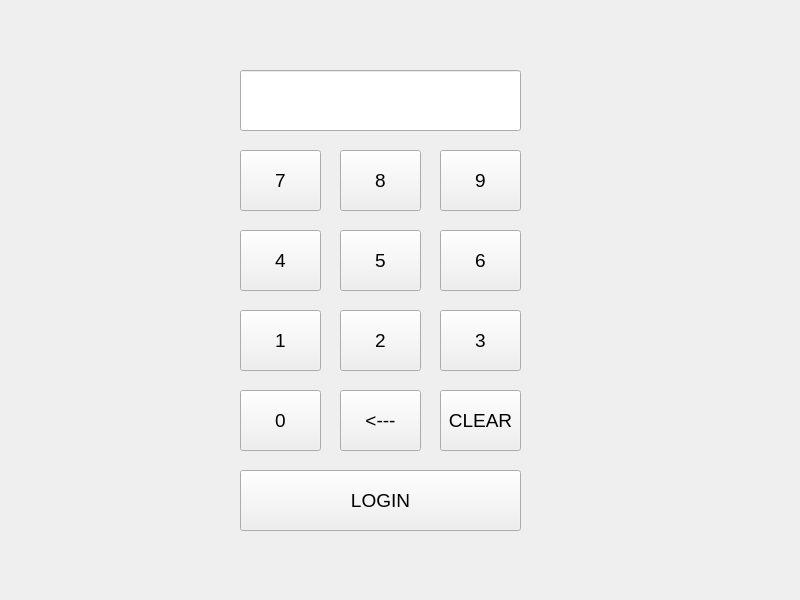
<?xml version="1.0" encoding="UTF-8"?>
<ui version="4.0">
 <class>PinUI</class>
 <widget class="QWidget" name="PinUI">
  <property name="geometry">
   <rect>
    <x>0</x>
    <y>0</y>
    <width>800</width>
    <height>600</height>
   </rect>
  </property>
  <property name="sizePolicy">
   <sizepolicy hsizetype="Preferred" vsizetype="MinimumExpanding">
    <horstretch>0</horstretch>
    <verstretch>0</verstretch>
   </sizepolicy>
  </property>
  <property name="windowTitle">
   <string>Dialog</string>
  </property>
  <widget class="QPushButton" name="btnPin2">
   <property name="geometry">
    <rect>
     <x>340</x>
     <y>310</y>
     <width>81</width>
     <height>61</height>
    </rect>
   </property>
   <property name="font">
    <font>
     <pointsize>14</pointsize>
    </font>
   </property>
   <property name="text">
    <string>2</string>
   </property>
  </widget>
  <widget class="QPushButton" name="btnPin7">
   <property name="geometry">
    <rect>
     <x>240</x>
     <y>150</y>
     <width>81</width>
     <height>61</height>
    </rect>
   </property>
   <property name="font">
    <font>
     <pointsize>14</pointsize>
    </font>
   </property>
   <property name="text">
    <string>7</string>
   </property>
  </widget>
  <widget class="QPushButton" name="btnPin8">
   <property name="geometry">
    <rect>
     <x>340</x>
     <y>150</y>
     <width>81</width>
     <height>61</height>
    </rect>
   </property>
   <property name="font">
    <font>
     <pointsize>14</pointsize>
    </font>
   </property>
   <property name="text">
    <string>8</string>
   </property>
  </widget>
  <widget class="QPushButton" name="btnPinEnter">
   <property name="geometry">
    <rect>
     <x>240</x>
     <y>470</y>
     <width>281</width>
     <height>61</height>
    </rect>
   </property>
   <property name="font">
    <font>
     <pointsize>14</pointsize>
    </font>
   </property>
   <property name="text">
    <string>LOGIN</string>
   </property>
  </widget>
  <widget class="QPushButton" name="btnPin1">
   <property name="geometry">
    <rect>
     <x>240</x>
     <y>310</y>
     <width>81</width>
     <height>61</height>
    </rect>
   </property>
   <property name="font">
    <font>
     <pointsize>14</pointsize>
    </font>
   </property>
   <property name="text">
    <string>1</string>
   </property>
  </widget>
  <widget class="QPushButton" name="btnPin6">
   <property name="geometry">
    <rect>
     <x>440</x>
     <y>230</y>
     <width>81</width>
     <height>61</height>
    </rect>
   </property>
   <property name="font">
    <font>
     <pointsize>14</pointsize>
    </font>
   </property>
   <property name="text">
    <string>6</string>
   </property>
  </widget>
  <widget class="QPushButton" name="btnPin9">
   <property name="geometry">
    <rect>
     <x>440</x>
     <y>150</y>
     <width>81</width>
     <height>61</height>
    </rect>
   </property>
   <property name="font">
    <font>
     <pointsize>14</pointsize>
    </font>
   </property>
   <property name="text">
    <string>9</string>
   </property>
  </widget>
  <widget class="QPushButton" name="btnPin5">
   <property name="geometry">
    <rect>
     <x>340</x>
     <y>230</y>
     <width>81</width>
     <height>61</height>
    </rect>
   </property>
   <property name="font">
    <font>
     <pointsize>14</pointsize>
    </font>
   </property>
   <property name="text">
    <string>5</string>
   </property>
  </widget>
  <widget class="QLineEdit" name="pinLineEdit">
   <property name="geometry">
    <rect>
     <x>240</x>
     <y>70</y>
     <width>281</width>
     <height>61</height>
    </rect>
   </property>
   <property name="font">
    <font>
     <pointsize>14</pointsize>
    </font>
   </property>
  </widget>
  <widget class="QPushButton" name="btnPin3">
   <property name="geometry">
    <rect>
     <x>440</x>
     <y>310</y>
     <width>81</width>
     <height>61</height>
    </rect>
   </property>
   <property name="font">
    <font>
     <pointsize>14</pointsize>
    </font>
   </property>
   <property name="text">
    <string>3</string>
   </property>
  </widget>
  <widget class="QPushButton" name="btnPinClear">
   <property name="geometry">
    <rect>
     <x>440</x>
     <y>390</y>
     <width>81</width>
     <height>61</height>
    </rect>
   </property>
   <property name="font">
    <font>
     <pointsize>14</pointsize>
    </font>
   </property>
   <property name="text">
    <string>CLEAR</string>
   </property>
  </widget>
  <widget class="QPushButton" name="btnPin4">
   <property name="geometry">
    <rect>
     <x>240</x>
     <y>230</y>
     <width>81</width>
     <height>61</height>
    </rect>
   </property>
   <property name="font">
    <font>
     <pointsize>14</pointsize>
    </font>
   </property>
   <property name="text">
    <string>4</string>
   </property>
  </widget>
  <widget class="QPushButton" name="btnPin0">
   <property name="geometry">
    <rect>
     <x>240</x>
     <y>390</y>
     <width>81</width>
     <height>61</height>
    </rect>
   </property>
   <property name="font">
    <font>
     <pointsize>14</pointsize>
    </font>
   </property>
   <property name="text">
    <string>0</string>
   </property>
  </widget>
  <widget class="QPushButton" name="btnPinBackspace">
   <property name="geometry">
    <rect>
     <x>340</x>
     <y>390</y>
     <width>81</width>
     <height>61</height>
    </rect>
   </property>
   <property name="font">
    <font>
     <pointsize>14</pointsize>
    </font>
   </property>
   <property name="text">
    <string>&lt;---</string>
   </property>
  </widget>
 </widget>
 <resources/>
 <connections/>
</ui>
